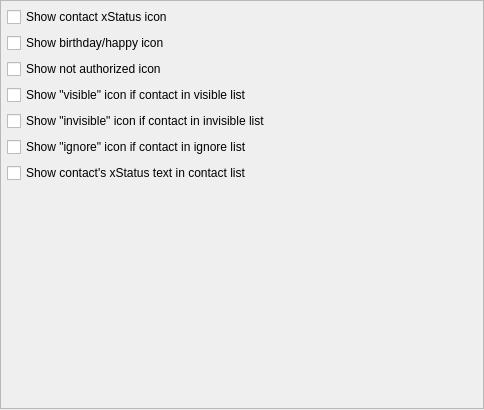
<ui version="4.0" >
 <class>ContactSettingsClass</class>
 <widget class="QWidget" name="ContactSettingsClass" >
  <property name="geometry" >
   <rect>
    <x>0</x>
    <y>0</y>
    <width>484</width>
    <height>410</height>
   </rect>
  </property>
  <property name="windowTitle" >
   <string>ContactSettings</string>
  </property>
  <layout class="QGridLayout" name="gridLayout" >
   <property name="leftMargin" >
    <number>0</number>
   </property>
   <property name="topMargin" >
    <number>0</number>
   </property>
   <property name="rightMargin" >
    <number>0</number>
   </property>
   <property name="bottomMargin" >
    <number>1</number>
   </property>
   <item row="0" column="0" >
    <widget class="QFrame" name="frame" >
     <property name="frameShape" >
      <enum>QFrame::StyledPanel</enum>
     </property>
     <property name="frameShadow" >
      <enum>QFrame::Raised</enum>
     </property>
     <layout class="QGridLayout" name="gridLayout_2" >
      <property name="margin" >
       <number>6</number>
      </property>
      <item row="0" column="0" >
       <layout class="QVBoxLayout" name="verticalLayout" >
        <item>
         <widget class="QCheckBox" name="xstatusBox" >
          <property name="text" >
           <string>Show contact xStatus icon</string>
          </property>
         </widget>
        </item>
        <item>
         <widget class="QCheckBox" name="birthBox" >
          <property name="text" >
           <string>Show birthday/happy icon</string>
          </property>
         </widget>
        </item>
        <item>
         <widget class="QCheckBox" name="authBox" >
          <property name="text" >
           <string>Show not authorized icon</string>
          </property>
         </widget>
        </item>
        <item>
         <widget class="QCheckBox" name="visBox" >
          <property name="text" >
           <string>Show "visible" icon if contact in visible list</string>
          </property>
         </widget>
        </item>
        <item>
         <widget class="QCheckBox" name="invisBox" >
          <property name="text" >
           <string>Show "invisible" icon if contact in invisible list</string>
          </property>
         </widget>
        </item>
        <item>
         <widget class="QCheckBox" name="ignoreBox" >
          <property name="text" >
           <string>Show "ignore" icon if contact in ignore list</string>
          </property>
         </widget>
        </item>
        <item>
         <widget class="QCheckBox" name="xstatusTextBox" >
          <property name="text" >
           <string>Show contact's xStatus text in contact list</string>
          </property>
         </widget>
        </item>
        <item>
         <spacer name="verticalSpacer" >
          <property name="orientation" >
           <enum>Qt::Vertical</enum>
          </property>
          <property name="sizeHint" stdset="0" >
           <size>
            <width>20</width>
            <height>40</height>
           </size>
          </property>
         </spacer>
        </item>
       </layout>
      </item>
     </layout>
    </widget>
   </item>
  </layout>
 </widget>
 <layoutdefault spacing="6" margin="11" />
 <resources/>
 <connections/>
</ui>
